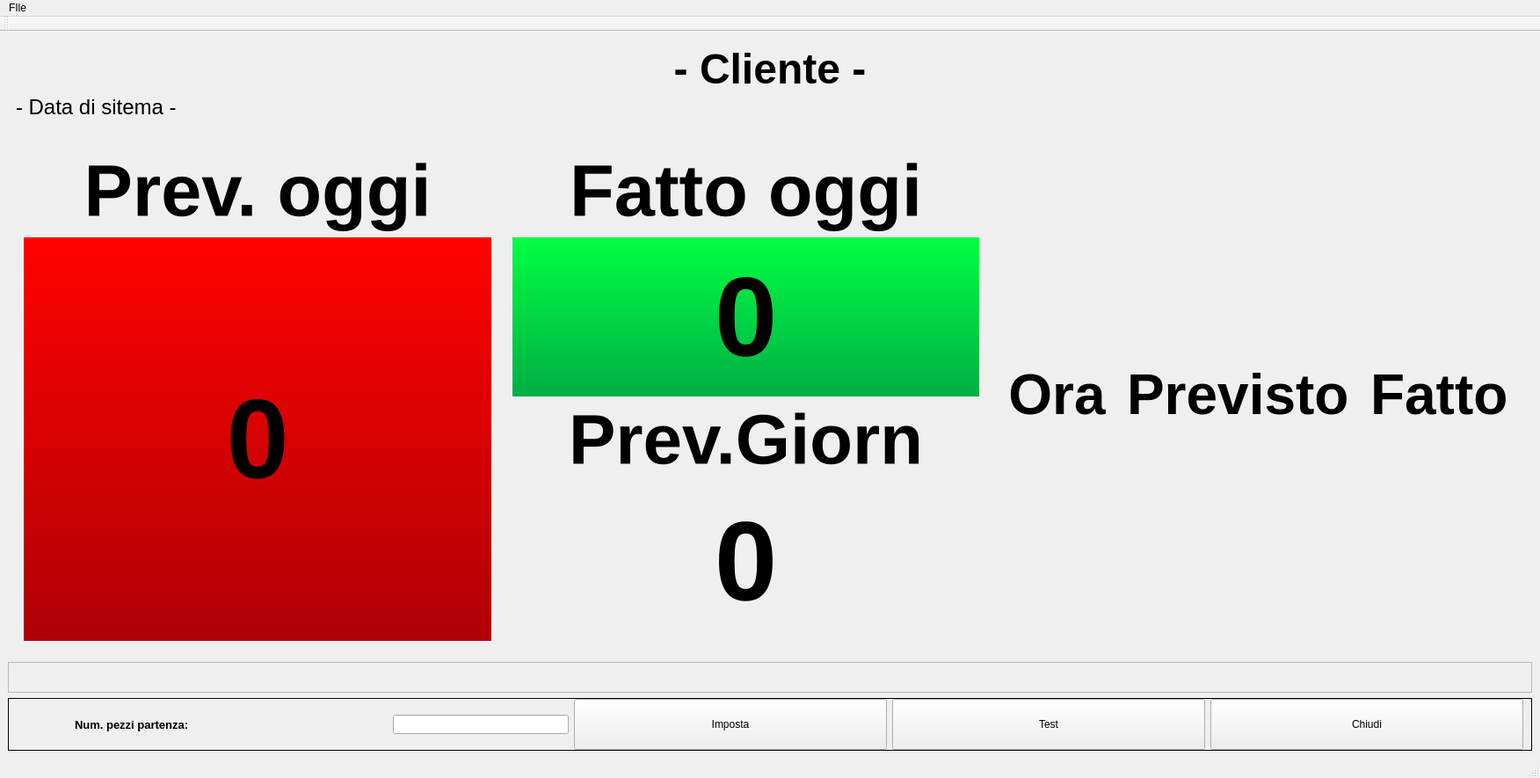
<?xml version="1.0" encoding="UTF-8"?>
<ui version="4.0">
 <class>contaPezzi</class>
 <widget class="QMainWindow" name="contaPezzi">
  <property name="geometry">
   <rect>
    <x>0</x>
    <y>0</y>
    <width>1752</width>
    <height>885</height>
   </rect>
  </property>
  <property name="windowTitle">
   <string>Piece Counter</string>
  </property>
  <widget class="QWidget" name="centralwidget">
   <layout class="QVBoxLayout" name="verticalLayout">
    <item>
     <widget class="QFrame" name="verticalFrame">
      <property name="maximumSize">
       <size>
        <width>16777215</width>
        <height>100</height>
       </size>
      </property>
      <layout class="QVBoxLayout" name="vlTitolo">
       <item>
        <widget class="QLabel" name="lbCliente">
         <property name="font">
          <font>
           <pointsize>36</pointsize>
           <weight>75</weight>
           <bold>true</bold>
          </font>
         </property>
         <property name="text">
          <string>- Cliente -</string>
         </property>
         <property name="alignment">
          <set>Qt::AlignCenter</set>
         </property>
        </widget>
       </item>
       <item>
        <widget class="QLabel" name="lbData">
         <property name="font">
          <font>
           <pointsize>18</pointsize>
          </font>
         </property>
         <property name="text">
          <string>- Data di sitema -</string>
         </property>
        </widget>
       </item>
      </layout>
     </widget>
    </item>
    <item>
     <widget class="QWidget" name="widget" native="true">
      <layout class="QVBoxLayout" name="verticalLayout_2">
       <item>
        <layout class="QHBoxLayout" name="horizontalLayout">
         <property name="sizeConstraint">
          <enum>QLayout::SetMaximumSize</enum>
         </property>
         <item>
          <widget class="QWidget" name="widget_5" native="true">
           <property name="enabled">
            <bool>true</bool>
           </property>
           <property name="baseSize">
            <size>
             <width>0</width>
             <height>0</height>
            </size>
           </property>
           <layout class="QVBoxLayout" name="verticalLayout_3">
            <item>
             <widget class="QLabel" name="lbPrevisto">
              <property name="maximumSize">
               <size>
                <width>16777215</width>
                <height>95</height>
               </size>
              </property>
              <property name="font">
               <font>
                <pointsize>62</pointsize>
                <weight>75</weight>
                <bold>true</bold>
               </font>
              </property>
              <property name="styleSheet">
               <string notr="true"/>
              </property>
              <property name="text">
               <string>Prev. oggi</string>
              </property>
              <property name="textFormat">
               <enum>Qt::AutoText</enum>
              </property>
              <property name="alignment">
               <set>Qt::AlignCenter</set>
              </property>
             </widget>
            </item>
            <item>
             <widget class="QLabel" name="lbPzPrevisti">
              <property name="font">
               <font>
                <pointsize>96</pointsize>
                <weight>75</weight>
                <bold>true</bold>
               </font>
              </property>
              <property name="styleSheet">
               <string notr="true">background-color: qlineargradient(spread:pad, x1:0.505, y1:1, x2:0.505, y2:0, stop:0 rgba(174, 0, 5, 255), stop:1 rgba(255, 2, 0, 255));</string>
              </property>
              <property name="text">
               <string>0</string>
              </property>
              <property name="alignment">
               <set>Qt::AlignCenter</set>
              </property>
             </widget>
            </item>
           </layout>
          </widget>
         </item>
         <item>
          <widget class="QWidget" name="widget_6" native="true">
           <layout class="QVBoxLayout" name="verticalLayout_4">
            <item>
             <widget class="QLabel" name="lbFatto">
              <property name="maximumSize">
               <size>
                <width>16777215</width>
                <height>95</height>
               </size>
              </property>
              <property name="font">
               <font>
                <pointsize>62</pointsize>
                <weight>75</weight>
                <bold>true</bold>
               </font>
              </property>
              <property name="text">
               <string>Fatto oggi</string>
              </property>
              <property name="textFormat">
               <enum>Qt::AutoText</enum>
              </property>
              <property name="alignment">
               <set>Qt::AlignCenter</set>
              </property>
             </widget>
            </item>
            <item>
             <widget class="QLabel" name="lbPzFatti">
              <property name="font">
               <font>
                <pointsize>96</pointsize>
                <weight>75</weight>
                <bold>true</bold>
               </font>
              </property>
              <property name="autoFillBackground">
               <bool>false</bool>
              </property>
              <property name="styleSheet">
               <string notr="true">background-color: qlineargradient(spread:pad, x1:0.505, y1:1, x2:0.505, y2:0, stop:0 rgba(0, 174, 68, 255), stop:1 rgba(0, 255, 67, 255));</string>
              </property>
              <property name="frameShape">
               <enum>QFrame::Box</enum>
              </property>
              <property name="frameShadow">
               <enum>QFrame::Plain</enum>
              </property>
              <property name="lineWidth">
               <number>0</number>
              </property>
              <property name="text">
               <string>0</string>
              </property>
              <property name="alignment">
               <set>Qt::AlignCenter</set>
              </property>
             </widget>
            </item>
            <item>
             <widget class="QLabel" name="lbGiornaliero">
              <property name="maximumSize">
               <size>
                <width>16777215</width>
                <height>85</height>
               </size>
              </property>
              <property name="font">
               <font>
                <pointsize>60</pointsize>
                <weight>75</weight>
                <bold>true</bold>
               </font>
              </property>
              <property name="text">
               <string>Prev.Giorn</string>
              </property>
              <property name="textFormat">
               <enum>Qt::AutoText</enum>
              </property>
              <property name="alignment">
               <set>Qt::AlignCenter</set>
              </property>
             </widget>
            </item>
            <item>
             <widget class="QLabel" name="lbPzGiorn">
              <property name="font">
               <font>
                <pointsize>96</pointsize>
                <weight>75</weight>
                <bold>true</bold>
               </font>
              </property>
              <property name="text">
               <string>0</string>
              </property>
              <property name="alignment">
               <set>Qt::AlignCenter</set>
              </property>
             </widget>
            </item>
           </layout>
          </widget>
         </item>
         <item>
          <widget class="QWidget" name="widget_4" native="true">
           <layout class="QHBoxLayout" name="horizontalLayout_3">
            <item>
             <widget class="QFrame" name="qfOre">
              <layout class="QVBoxLayout" name="vlOre">
               <property name="spacing">
                <number>3</number>
               </property>
               <item>
                <widget class="QLabel" name="lbOra">
                 <property name="sizePolicy">
                  <sizepolicy hsizetype="Preferred" vsizetype="Preferred">
                   <horstretch>0</horstretch>
                   <verstretch>0</verstretch>
                  </sizepolicy>
                 </property>
                 <property name="font">
                  <font>
                   <pointsize>48</pointsize>
                   <weight>75</weight>
                   <bold>true</bold>
                  </font>
                 </property>
                 <property name="text">
                  <string>Ora</string>
                 </property>
                 <property name="alignment">
                  <set>Qt::AlignCenter</set>
                 </property>
                </widget>
               </item>
              </layout>
             </widget>
            </item>
            <item>
             <widget class="QFrame" name="qfPrev">
              <layout class="QVBoxLayout" name="vlPrev">
               <item>
                <widget class="QLabel" name="lbPrevistoOra">
                 <property name="font">
                  <font>
                   <pointsize>48</pointsize>
                   <weight>75</weight>
                   <bold>true</bold>
                  </font>
                 </property>
                 <property name="text">
                  <string>Previsto</string>
                 </property>
                </widget>
               </item>
              </layout>
             </widget>
            </item>
            <item>
             <widget class="QFrame" name="qfFatti">
              <layout class="QVBoxLayout" name="vlFatti">
               <item>
                <widget class="QLabel" name="lbFattoOra">
                 <property name="font">
                  <font>
                   <pointsize>48</pointsize>
                   <weight>75</weight>
                   <bold>true</bold>
                  </font>
                 </property>
                 <property name="text">
                  <string>Fatto</string>
                 </property>
                </widget>
               </item>
              </layout>
             </widget>
            </item>
           </layout>
          </widget>
         </item>
        </layout>
       </item>
      </layout>
     </widget>
    </item>
    <item>
     <widget class="QFrame" name="frame_2">
      <property name="maximumSize">
       <size>
        <width>16777215</width>
        <height>35</height>
       </size>
      </property>
      <property name="frameShape">
       <enum>QFrame::StyledPanel</enum>
      </property>
      <property name="frameShadow">
       <enum>QFrame::Raised</enum>
      </property>
      <layout class="QHBoxLayout" name="horizontalLayout_4">
       <item>
        <widget class="QLabel" name="lbError">
         <property name="font">
          <font>
           <pointsize>11</pointsize>
           <weight>75</weight>
           <bold>true</bold>
           <strikeout>false</strikeout>
          </font>
         </property>
         <property name="autoFillBackground">
          <bool>false</bool>
         </property>
         <property name="styleSheet">
          <string notr="true">color: rgb(255, 9, 9);</string>
         </property>
         <property name="text">
          <string/>
         </property>
         <property name="alignment">
          <set>Qt::AlignCenter</set>
         </property>
        </widget>
       </item>
      </layout>
     </widget>
    </item>
    <item>
     <widget class="QFrame" name="frame_3">
      <property name="sizePolicy">
       <sizepolicy hsizetype="Preferred" vsizetype="Preferred">
        <horstretch>0</horstretch>
        <verstretch>0</verstretch>
       </sizepolicy>
      </property>
      <property name="maximumSize">
       <size>
        <width>16777215</width>
        <height>60</height>
       </size>
      </property>
      <property name="styleSheet">
       <string notr="true"/>
      </property>
      <property name="frameShape">
       <enum>QFrame::Panel</enum>
      </property>
      <layout class="QHBoxLayout" name="horizontalLayout_2">
       <property name="topMargin">
        <number>0</number>
       </property>
       <property name="bottomMargin">
        <number>0</number>
       </property>
       <item>
        <widget class="QFrame" name="frame">
         <property name="minimumSize">
          <size>
           <width>0</width>
           <height>0</height>
          </size>
         </property>
         <property name="maximumSize">
          <size>
           <width>60</width>
           <height>16777215</height>
          </size>
         </property>
         <property name="frameShape">
          <enum>QFrame::NoFrame</enum>
         </property>
         <property name="frameShadow">
          <enum>QFrame::Raised</enum>
         </property>
         <property name="lineWidth">
          <number>0</number>
         </property>
        </widget>
       </item>
       <item>
        <layout class="QGridLayout" name="gridLayout_2">
         <property name="sizeConstraint">
          <enum>QLayout::SetDefaultConstraint</enum>
         </property>
         <item row="2" column="0">
          <widget class="QLabel" name="lbNumPezzi">
           <property name="sizePolicy">
            <sizepolicy hsizetype="Preferred" vsizetype="Preferred">
             <horstretch>0</horstretch>
             <verstretch>0</verstretch>
            </sizepolicy>
           </property>
           <property name="font">
            <font>
             <pointsize>10</pointsize>
             <weight>75</weight>
             <bold>true</bold>
            </font>
           </property>
           <property name="text">
            <string>Num. pezzi partenza:</string>
           </property>
          </widget>
         </item>
         <item row="2" column="2">
          <widget class="QLineEdit" name="leNumPezzi">
           <property name="sizePolicy">
            <sizepolicy hsizetype="Fixed" vsizetype="Fixed">
             <horstretch>0</horstretch>
             <verstretch>0</verstretch>
            </sizepolicy>
           </property>
           <property name="maximumSize">
            <size>
             <width>200</width>
             <height>16777215</height>
            </size>
           </property>
          </widget>
         </item>
         <item row="2" column="4">
          <widget class="QPushButton" name="btnTest">
           <property name="sizePolicy">
            <sizepolicy hsizetype="Minimum" vsizetype="Expanding">
             <horstretch>0</horstretch>
             <verstretch>0</verstretch>
            </sizepolicy>
           </property>
           <property name="minimumSize">
            <size>
             <width>0</width>
             <height>35</height>
            </size>
           </property>
           <property name="text">
            <string>Test</string>
           </property>
          </widget>
         </item>
         <item row="2" column="5">
          <widget class="QPushButton" name="btnChiudi">
           <property name="sizePolicy">
            <sizepolicy hsizetype="Minimum" vsizetype="Expanding">
             <horstretch>0</horstretch>
             <verstretch>0</verstretch>
            </sizepolicy>
           </property>
           <property name="minimumSize">
            <size>
             <width>0</width>
             <height>35</height>
            </size>
           </property>
           <property name="layoutDirection">
            <enum>Qt::LeftToRight</enum>
           </property>
           <property name="text">
            <string>Chiudi</string>
           </property>
          </widget>
         </item>
         <item row="2" column="3">
          <widget class="QPushButton" name="btnImposta">
           <property name="sizePolicy">
            <sizepolicy hsizetype="Minimum" vsizetype="Expanding">
             <horstretch>0</horstretch>
             <verstretch>0</verstretch>
            </sizepolicy>
           </property>
           <property name="minimumSize">
            <size>
             <width>0</width>
             <height>35</height>
            </size>
           </property>
           <property name="baseSize">
            <size>
             <width>0</width>
             <height>0</height>
            </size>
           </property>
           <property name="text">
            <string>Imposta</string>
           </property>
          </widget>
         </item>
        </layout>
       </item>
      </layout>
     </widget>
    </item>
   </layout>
  </widget>
  <widget class="QMenuBar" name="menubar">
   <property name="geometry">
    <rect>
     <x>0</x>
     <y>0</y>
     <width>1752</width>
     <height>25</height>
    </rect>
   </property>
   <widget class="QMenu" name="menuFIle">
    <property name="title">
     <string>FIle</string>
    </property>
    <addaction name="actionEsci"/>
   </widget>
   <addaction name="menuFIle"/>
  </widget>
  <widget class="QStatusBar" name="statusbar"/>
  <widget class="QToolBar" name="toolBar">
   <property name="windowTitle">
    <string>toolBar</string>
   </property>
   <attribute name="toolBarArea">
    <enum>TopToolBarArea</enum>
   </attribute>
   <attribute name="toolBarBreak">
    <bool>false</bool>
   </attribute>
  </widget>
  <action name="actionEsci">
   <property name="text">
    <string>Esci</string>
   </property>
  </action>
 </widget>
 <resources/>
 <connections/>
</ui>
